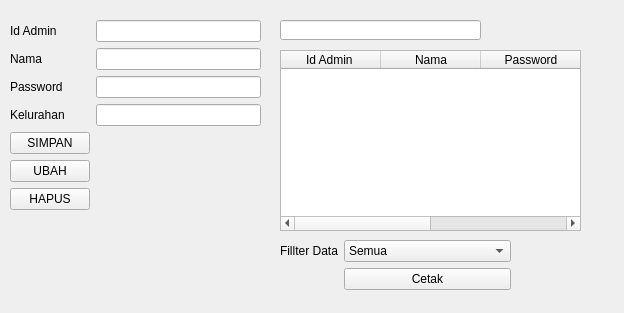
<?xml version="1.0" encoding="UTF-8"?>
<ui version="4.0">
 <class>Form</class>
 <widget class="QWidget" name="Form">
  <property name="geometry">
   <rect>
    <x>0</x>
    <y>0</y>
    <width>624</width>
    <height>313</height>
   </rect>
  </property>
  <property name="windowTitle">
   <string>Form</string>
  </property>
  <widget class="QWidget" name="formLayoutWidget">
   <property name="geometry">
    <rect>
     <x>10</x>
     <y>20</y>
     <width>251</width>
     <height>261</height>
    </rect>
   </property>
   <layout class="QFormLayout" name="formLayout">
    <item row="0" column="0">
     <widget class="QLabel" name="idadmin">
      <property name="text">
       <string>Id Admin</string>
      </property>
     </widget>
    </item>
    <item row="0" column="1">
     <widget class="QLineEdit" name="idadminLineEdit"/>
    </item>
    <item row="1" column="0">
     <widget class="QLabel" name="Nama">
      <property name="text">
       <string>Nama</string>
      </property>
     </widget>
    </item>
    <item row="1" column="1">
     <widget class="QLineEdit" name="namaLineEdit"/>
    </item>
    <item row="2" column="0">
     <widget class="QLabel" name="password">
      <property name="text">
       <string>Password</string>
      </property>
     </widget>
    </item>
    <item row="2" column="1">
     <widget class="QLineEdit" name="passwordLineEdit"/>
    </item>
    <item row="3" column="0">
     <widget class="QLabel" name="kelurahan">
      <property name="text">
       <string>Kelurahan</string>
      </property>
     </widget>
    </item>
    <item row="3" column="1">
     <widget class="QLineEdit" name="kelurahanLineEdit"/>
    </item>
    <item row="4" column="0">
     <widget class="QPushButton" name="btnSimpan">
      <property name="text">
       <string>SIMPAN</string>
      </property>
     </widget>
    </item>
    <item row="6" column="0">
     <widget class="QPushButton" name="btnHapus">
      <property name="text">
       <string>HAPUS</string>
      </property>
     </widget>
    </item>
    <item row="5" column="0">
     <widget class="QPushButton" name="btnUbah">
      <property name="text">
       <string>UBAH</string>
      </property>
     </widget>
    </item>
   </layout>
  </widget>
  <widget class="QLineEdit" name="lineCari">
   <property name="geometry">
    <rect>
     <x>280</x>
     <y>20</y>
     <width>201</width>
     <height>20</height>
    </rect>
   </property>
  </widget>
  <widget class="QTableWidget" name="tblAdmin">
   <property name="geometry">
    <rect>
     <x>280</x>
     <y>50</y>
     <width>301</width>
     <height>181</height>
    </rect>
   </property>
   <column>
    <property name="text">
     <string>Id Admin </string>
    </property>
   </column>
   <column>
    <property name="text">
     <string>Nama</string>
    </property>
   </column>
   <column>
    <property name="text">
     <string>Password</string>
    </property>
   </column>
   <column>
    <property name="text">
     <string>Kelurahan</string>
    </property>
   </column>
  </widget>
  <widget class="QWidget" name="formLayoutWidget_2">
   <property name="geometry">
    <rect>
     <x>280</x>
     <y>240</y>
     <width>231</width>
     <height>81</height>
    </rect>
   </property>
   <layout class="QFormLayout" name="formLayout_3">
    <item row="0" column="0">
     <widget class="QLabel" name="fillterDataLabel">
      <property name="text">
       <string>Fillter Data</string>
      </property>
     </widget>
    </item>
    <item row="0" column="1">
     <widget class="QComboBox" name="comboFillter">
      <item>
       <property name="text">
        <string>Semua</string>
       </property>
      </item>
     </widget>
    </item>
    <item row="1" column="1">
     <widget class="QPushButton" name="btnCetak">
      <property name="text">
       <string>Cetak</string>
      </property>
     </widget>
    </item>
   </layout>
  </widget>
 </widget>
 <resources/>
 <connections/>
</ui>
